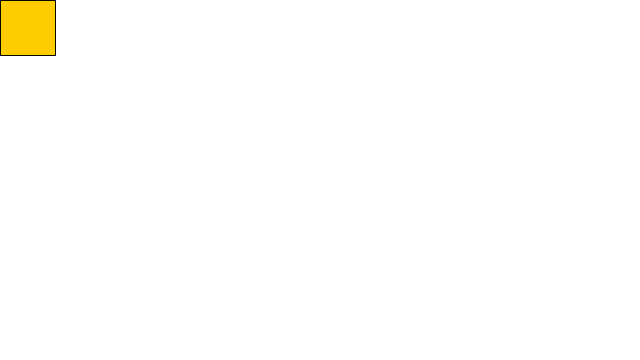
Frame 1 (no input)
Frame 60 (the mouse pressed at the canvas centre just before this capture): identical to frame 1, image omitted
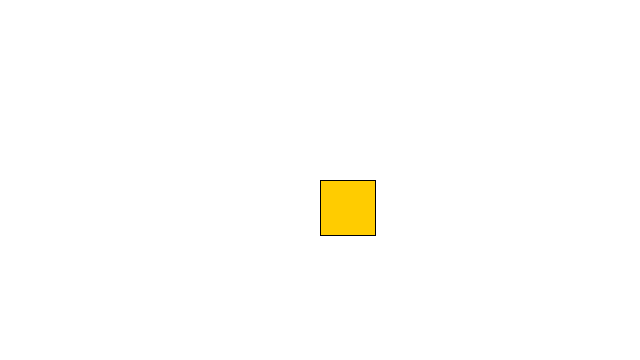
Frame 120 (the mouse held since frame 60 and released just before this capture)

The Processing sketch that drew these frames (run headless with seeded random() and noise(); from frame 60 on, the mouse is pressed at the canvas centre):

// Processing sketch: day03_final_code
// ── day03_final_code.pde
int rectWidth = 55;
int rectHeight = 55;
color c = color(255,204,0);
boolean isTrue = true;

void setup(){
  size(640, 360);
}

void draw(){
  background(255);
  fill(c);
  rect(mouseX, mouseY, rectWidth, rectHeight);
  
  if(isTrue){
    println("It's True!");
  }else{
    println("It's False!");
  }
  
}
